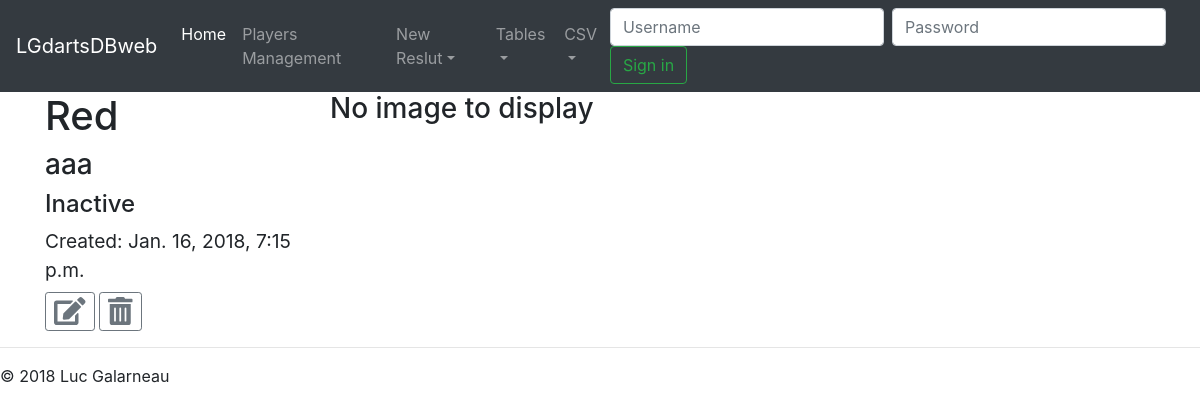
The page /PlayersManagement/Red/ on the database its author committed.
### PlayersManagement/models.py (models this page shows, shortened)
class Player(models.Model):
    name        = models.CharField(max_length=10, unique=True)
    description = models.TextField(blank=True)
    picture     = models.ImageField( upload_to = upload_location,
                              null=True,
                              blank=True)
    timestamp   = models.DateTimeField(auto_now_add=True, auto_now=False)
    updated     = models.DateTimeField(auto_now_add=False, auto_now=True)
    active      = models.BooleanField(default=True)

### PlayersManagement/views.py (the view)
# urls.py: path('<name>/', views.PlayerDetailView.as_view(), name = "PlayerDetail"),
class PlayerDetailView(DetailView):
    model = Player
    template_name = 'PlayersManagement/detail.html'
    def get_object(self):
        object = get_object_or_404(Player, name=self.kwargs['name'])
        return object

### PlayersManagement/templates/PlayersManagement/detail.html (shortened to what this page needs)
{% extends 'base.html' %}
{% block content %}
    <div class="row">
        <div class="col-sm-4 col-md-3">
            <h1>{{ player.name }}</h1>
            <h3>{{ player.description }}</h3>
            <h4>{% if player.active %}
                Active
            {% else %}
                Inactive
            {% endif %}</h4>
            <h4><small>Created: {{ player.timestamp }}</small></h4>
            <a href="{% url 'PlayersManagement:UpdatePlayer' player.name %}" class="btn btn-outline-secondary btn-sm" role="button" title="Edit">
                <span class="fas fa-edit fa-2x"></span>
            </a>
            <a href="{% url 'PlayersManagement:DeletePlayer' player.name %}" class="btn btn-outline-secondary btn-sm" role="button" title="Delete">
                <span class="fas fa-trash-alt fa-2x"></span>
            </a>
        </div>
       <div class="col-sm-8 col-md-9">
            <div class="panel panel-default">
                <div class="panel-body">
                        {% if player.picture %}
                            <img src="{{ player.picture.url }}" class="img-fluid" alt="Responsive image">
                        {% else %}
                            <h3>No image to display</h3>
                        {% endif %}
                 </div>
            </div>
        </div>
    </div>
{% endblock %}

### rows shown on the page
Player: name "Red", description "aaa", timestamp "Jan. 16, 2018, 7:15 p.m."
